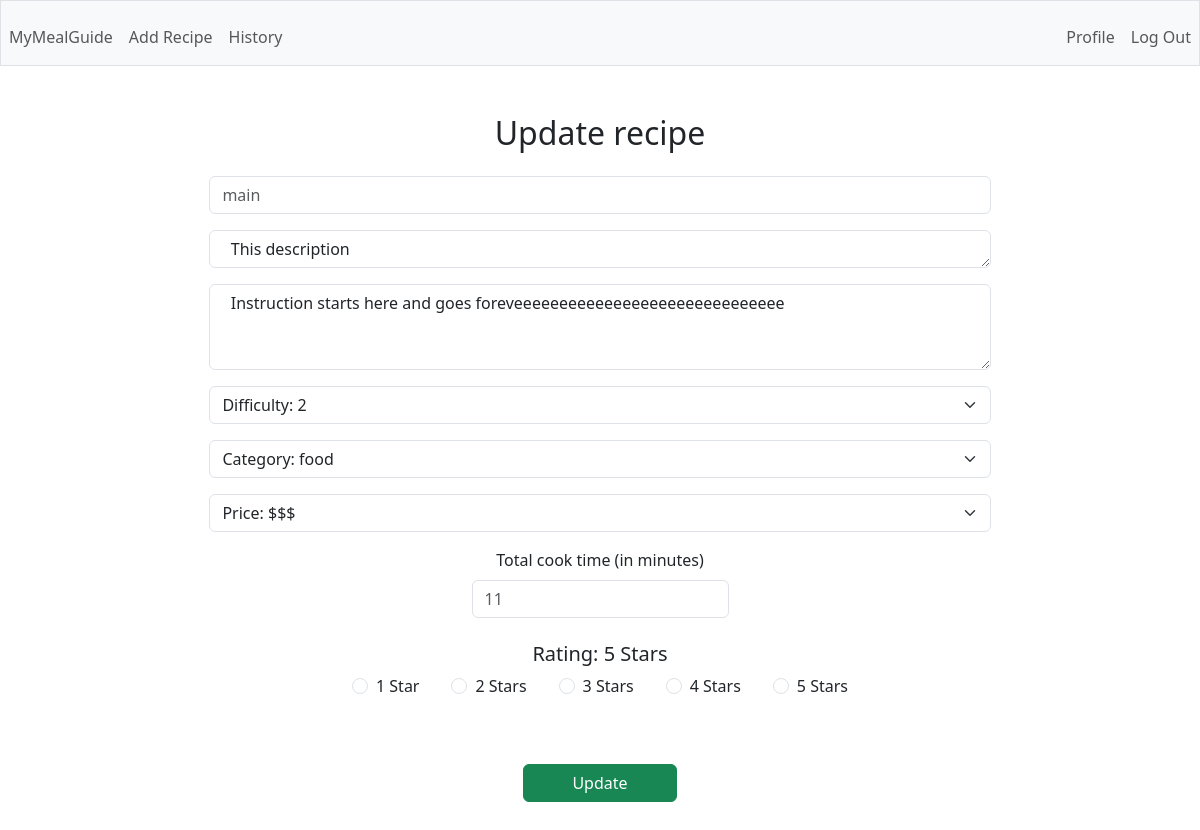
Page /update/1 (signed in) on the committed database.
### tables this page shows
CREATE TABLE recipes (
        id INTEGER PRIMARY KEY AUTOINCREMENT,
        user_id INTEGER,
        name TEXT NOT NULL,
        description TEXT,
        total_time INTEGER,
        category TEXT,
        instructions TEXT,
        difficulty INTEGER,
        rating INTEGER,
        price TEXT,
        last_cooked DATE,
        FOREIGN KEY(user_id) REFERENCES users(id)
    );

### app.py (the view, shortened to what this page needs)
@app.route('/update/<int:id>', methods=['GET', 'POST'])
@login_required
def update(id):
    recipe = g.c.execute('SELECT * FROM recipes WHERE id = ?', (id,)).fetchone()
    if recipe is None:
        return apology('Recipe not found', 404)
    return render_template('update.html', recipe=recipe, categories=CATEGORIES)

### app.py (called while the page is built)
@app.before_request
def before_request():
    g.db = sqlite3.connect('database.db')
    g.c = g.db.cursor()

@app.teardown_request
def teardown_request(exception):
    db = getattr(g, 'db', None)
    if db is not None:
        db.close()

@app.after_request
def after_request(response):
    response.headers['Cache-Control'] = 'no-cache, no-store, must-revalidate'
    response.headers['Pragma'] = 'no-cache'
    response.headers['Expires'] = '0'
    return response

### helpers.py (called while the page is built)
def login_required(f):
    @wraps(f)
    def decorated_function(*args, **kwargs):
        if session.get('user_id') is None:
            return redirect('/login')
        return f(*args, **kwargs)
    return decorated_function

### templates/update.html (shortened to what this page needs)
{% extends "layout.html" %} {% block title %} Add {% endblock %} {% block main
%}
<div class="add_form">
  <h2>Update recipe</h2>
  <form action="/update/{{recipe[0]}}" method="post">
    <div class="mb-3">
      <input
        class="form-control"
        autofocus
        name="name"
        placeholder="{{ recipe[2]}}"
        type="text"
      />
    </div>
    <div class="mb-3">
      <textarea
        class="form-control"
        id="desc"
        name="desc"
        rows="1"
        placeholder="Description"
      >
  {{ recipe[3]}}</textarea
      >
    </div>
    <div class="mb-3">
      <textarea
        class="form-control"
        id="instructions"
        name="instructions"
        rows="3"
        placeholder="Instructions"
      >
  {{ recipe[6]}}</textarea
      >
    </div>
    <div class="mb-3">
      <select
        name="difficulty"
        class="form-select"
        aria-label="Default select example"
      >
        <option selected disabled>Difficulty: {{ recipe[7] }}</option>
      </select>
    </div>
    <div class="mb-3">
      <select
        name="category"
        class="form-select"
        aria-label="Default select example"
      >
        <option selected disabled>Category: {{ recipe[5]}}</option>
      </select>
    </div>
    <div class="mb-3">
      <select
        name="price"
        class="form-select"
        aria-label="Default select example"
      >
        <option selected disabled>Price: {{ recipe[9]}}</option>
      </select>
    </div>
    <div class="mb-3">
      <label for="total_time" class="form-label"
        >Total cook time (in minutes)</label
      >
      <input
        class="form-control mx-auto w-auto"
        name="total_time"
        placeholder="{{ recipe[4]}}"
        type="number"
      />
    </div>
    <div class="mb-3">
      <h2 class="fs-5 mb-2 mt-4">Rating: {{ recipe[8]}} Stars</h2>
      <div class="d-flex justify-content-center">
        <div class="form-check mx-3">
          <input
            class="form-check-input"
            type="radio"
            name="option"
            id="option1"
            value="1"
          />
          <label class="form-check-label" for="option1"> 1 Star </label>
        </div>
        <div class="form-check mx-3">
          <input
            class="form-check-input"
            type="radio"
            name="option"
            id="option2"
            value="2"
          />
          <label class="form-check-label" for="option2"> 2 Stars </label>
        </div>
        <div class="form-check mx-3">
          <input
            class="form-check-input"
            type="radio"
            name="option"
            id="option3"
            value="3"
          />
          <label class="form-check-label" for="option3"> 3 Stars </label>
        </div>
        <div class="form-check mx-3">
          <input
            class="form-check-input"
            type="radio"
            name="option"
            id="option4"
            value="4"
          />
          <label class="form-check-label" for="option4"> 4 Stars </label>
        </div>
        <div class="form-check mx-3">
          <input
            class="form-check-input"
            type="radio"
            name="option"
            id="option5"
            value="5"
          />
          <label class="form-check-label" for="option5"> 5 Stars </label>
        </div>
      </div>
    </div>
    <button class="btn btn-success px-5 mt-5" type="submit">Update</button>
  </form>
</div>
{% endblock %}

### static/styles.css (style rules this page uses)
.add_form { width: 70%; margin: 0 auto; }
.add_form h2 { margin-bottom: 1.5rem; }

### rows in the picture
recipes: name "main", desc "This description", instructions "Instruction starts here and goes foreveeeeeeeeeeeeeeeeeeeeeeeeeeeeee", total_time "11", rating "5"
